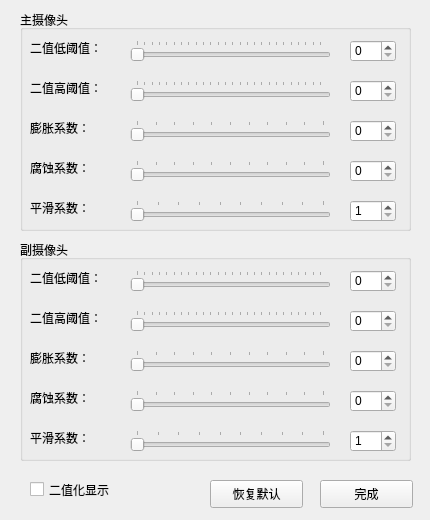
<?xml version="1.0" encoding="UTF-8"?>
<ui version="4.0">
 <class>preWindow</class>
 <widget class="QMainWindow" name="preWindow">
  <property name="geometry">
   <rect>
    <x>0</x>
    <y>0</y>
    <width>430</width>
    <height>520</height>
   </rect>
  </property>
  <property name="windowTitle">
   <string>预处理窗口</string>
  </property>
  <widget class="QWidget" name="centralwidget">
   <widget class="QCheckBox" name="binary_checkBox">
    <property name="geometry">
     <rect>
      <x>30</x>
      <y>480</y>
      <width>111</width>
      <height>19</height>
     </rect>
    </property>
    <property name="text">
     <string>二值化显示</string>
    </property>
   </widget>
   <widget class="QPushButton" name="ok_Button">
    <property name="geometry">
     <rect>
      <x>320</x>
      <y>480</y>
      <width>93</width>
      <height>28</height>
     </rect>
    </property>
    <property name="text">
     <string>完成</string>
    </property>
   </widget>
   <widget class="QGroupBox" name="groupBox">
    <property name="geometry">
     <rect>
      <x>20</x>
      <y>10</y>
      <width>391</width>
      <height>221</height>
     </rect>
    </property>
    <property name="title">
     <string>主摄像头</string>
    </property>
    <widget class="QSpinBox" name="dilate_spinBox">
     <property name="geometry">
      <rect>
       <x>330</x>
       <y>110</y>
       <width>46</width>
       <height>22</height>
      </rect>
     </property>
     <property name="maximum">
      <number>10</number>
     </property>
    </widget>
    <widget class="QLabel" name="label_5">
     <property name="geometry">
      <rect>
       <x>10</x>
       <y>190</y>
       <width>81</width>
       <height>16</height>
      </rect>
     </property>
     <property name="text">
      <string>平滑系数：</string>
     </property>
    </widget>
    <widget class="QSpinBox" name="highTh_spinBox">
     <property name="geometry">
      <rect>
       <x>330</x>
       <y>70</y>
       <width>46</width>
       <height>22</height>
      </rect>
     </property>
     <property name="maximum">
      <number>254</number>
     </property>
    </widget>
    <widget class="QSpinBox" name="erode_spinBox">
     <property name="geometry">
      <rect>
       <x>330</x>
       <y>150</y>
       <width>46</width>
       <height>22</height>
      </rect>
     </property>
     <property name="maximum">
      <number>10</number>
     </property>
    </widget>
    <widget class="QSlider" name="dilate_horizontalSlider">
     <property name="geometry">
      <rect>
       <x>110</x>
       <y>110</y>
       <width>201</width>
       <height>22</height>
      </rect>
     </property>
     <property name="maximum">
      <number>10</number>
     </property>
     <property name="orientation">
      <enum>Qt::Horizontal</enum>
     </property>
     <property name="invertedAppearance">
      <bool>false</bool>
     </property>
     <property name="invertedControls">
      <bool>false</bool>
     </property>
     <property name="tickPosition">
      <enum>QSlider::TicksAbove</enum>
     </property>
    </widget>
    <widget class="QSlider" name="erode_horizontalSlider">
     <property name="geometry">
      <rect>
       <x>110</x>
       <y>150</y>
       <width>201</width>
       <height>22</height>
      </rect>
     </property>
     <property name="maximum">
      <number>10</number>
     </property>
     <property name="orientation">
      <enum>Qt::Horizontal</enum>
     </property>
     <property name="invertedAppearance">
      <bool>false</bool>
     </property>
     <property name="invertedControls">
      <bool>false</bool>
     </property>
     <property name="tickPosition">
      <enum>QSlider::TicksAbove</enum>
     </property>
    </widget>
    <widget class="QSlider" name="highTh_horizontalSlider">
     <property name="geometry">
      <rect>
       <x>110</x>
       <y>70</y>
       <width>201</width>
       <height>22</height>
      </rect>
     </property>
     <property name="maximum">
      <number>254</number>
     </property>
     <property name="orientation">
      <enum>Qt::Horizontal</enum>
     </property>
     <property name="invertedAppearance">
      <bool>false</bool>
     </property>
     <property name="invertedControls">
      <bool>false</bool>
     </property>
     <property name="tickPosition">
      <enum>QSlider::TicksAbove</enum>
     </property>
    </widget>
    <widget class="QLabel" name="label_2">
     <property name="geometry">
      <rect>
       <x>10</x>
       <y>70</y>
       <width>91</width>
       <height>16</height>
      </rect>
     </property>
     <property name="text">
      <string>二值高阈值：</string>
     </property>
    </widget>
    <widget class="QLabel" name="label_4">
     <property name="geometry">
      <rect>
       <x>10</x>
       <y>150</y>
       <width>81</width>
       <height>16</height>
      </rect>
     </property>
     <property name="text">
      <string>腐蚀系数：</string>
     </property>
    </widget>
    <widget class="QSpinBox" name="blur_spinBox">
     <property name="geometry">
      <rect>
       <x>330</x>
       <y>190</y>
       <width>46</width>
       <height>22</height>
      </rect>
     </property>
     <property name="minimum">
      <number>1</number>
     </property>
     <property name="maximum">
      <number>10</number>
     </property>
    </widget>
    <widget class="QLabel" name="label_3">
     <property name="geometry">
      <rect>
       <x>10</x>
       <y>110</y>
       <width>81</width>
       <height>16</height>
      </rect>
     </property>
     <property name="text">
      <string>膨胀系数：</string>
     </property>
    </widget>
    <widget class="QSlider" name="lowTh_horizontalSlider">
     <property name="geometry">
      <rect>
       <x>110</x>
       <y>30</y>
       <width>201</width>
       <height>22</height>
      </rect>
     </property>
     <property name="maximum">
      <number>254</number>
     </property>
     <property name="orientation">
      <enum>Qt::Horizontal</enum>
     </property>
     <property name="invertedAppearance">
      <bool>false</bool>
     </property>
     <property name="invertedControls">
      <bool>false</bool>
     </property>
     <property name="tickPosition">
      <enum>QSlider::TicksAbove</enum>
     </property>
    </widget>
    <widget class="QSlider" name="blur_horizontalSlider">
     <property name="geometry">
      <rect>
       <x>110</x>
       <y>190</y>
       <width>201</width>
       <height>22</height>
      </rect>
     </property>
     <property name="minimum">
      <number>1</number>
     </property>
     <property name="maximum">
      <number>10</number>
     </property>
     <property name="pageStep">
      <number>1</number>
     </property>
     <property name="orientation">
      <enum>Qt::Horizontal</enum>
     </property>
     <property name="invertedAppearance">
      <bool>false</bool>
     </property>
     <property name="invertedControls">
      <bool>false</bool>
     </property>
     <property name="tickPosition">
      <enum>QSlider::TicksAbove</enum>
     </property>
    </widget>
    <widget class="QLabel" name="label">
     <property name="geometry">
      <rect>
       <x>10</x>
       <y>30</y>
       <width>91</width>
       <height>16</height>
      </rect>
     </property>
     <property name="text">
      <string>二值低阈值：</string>
     </property>
    </widget>
    <widget class="QSpinBox" name="lowTh_spinBox">
     <property name="geometry">
      <rect>
       <x>330</x>
       <y>30</y>
       <width>46</width>
       <height>22</height>
      </rect>
     </property>
     <property name="maximum">
      <number>254</number>
     </property>
    </widget>
   </widget>
   <widget class="QGroupBox" name="groupBox_2">
    <property name="geometry">
     <rect>
      <x>20</x>
      <y>240</y>
      <width>391</width>
      <height>221</height>
     </rect>
    </property>
    <property name="title">
     <string>副摄像头</string>
    </property>
    <widget class="QSpinBox" name="dilate_spinBox_2">
     <property name="geometry">
      <rect>
       <x>330</x>
       <y>110</y>
       <width>46</width>
       <height>22</height>
      </rect>
     </property>
     <property name="maximum">
      <number>10</number>
     </property>
    </widget>
    <widget class="QLabel" name="label_6">
     <property name="geometry">
      <rect>
       <x>10</x>
       <y>190</y>
       <width>81</width>
       <height>16</height>
      </rect>
     </property>
     <property name="text">
      <string>平滑系数：</string>
     </property>
    </widget>
    <widget class="QSpinBox" name="highTh_spinBox_2">
     <property name="geometry">
      <rect>
       <x>330</x>
       <y>70</y>
       <width>46</width>
       <height>22</height>
      </rect>
     </property>
     <property name="maximum">
      <number>254</number>
     </property>
    </widget>
    <widget class="QSpinBox" name="erode_spinBox_2">
     <property name="geometry">
      <rect>
       <x>330</x>
       <y>150</y>
       <width>46</width>
       <height>22</height>
      </rect>
     </property>
     <property name="maximum">
      <number>10</number>
     </property>
    </widget>
    <widget class="QSlider" name="dilate_horizontalSlider_2">
     <property name="geometry">
      <rect>
       <x>110</x>
       <y>110</y>
       <width>201</width>
       <height>22</height>
      </rect>
     </property>
     <property name="maximum">
      <number>10</number>
     </property>
     <property name="orientation">
      <enum>Qt::Horizontal</enum>
     </property>
     <property name="invertedAppearance">
      <bool>false</bool>
     </property>
     <property name="invertedControls">
      <bool>false</bool>
     </property>
     <property name="tickPosition">
      <enum>QSlider::TicksAbove</enum>
     </property>
    </widget>
    <widget class="QSlider" name="erode_horizontalSlider_2">
     <property name="geometry">
      <rect>
       <x>110</x>
       <y>150</y>
       <width>201</width>
       <height>22</height>
      </rect>
     </property>
     <property name="maximum">
      <number>10</number>
     </property>
     <property name="orientation">
      <enum>Qt::Horizontal</enum>
     </property>
     <property name="invertedAppearance">
      <bool>false</bool>
     </property>
     <property name="invertedControls">
      <bool>false</bool>
     </property>
     <property name="tickPosition">
      <enum>QSlider::TicksAbove</enum>
     </property>
    </widget>
    <widget class="QSlider" name="highTh_horizontalSlider_2">
     <property name="geometry">
      <rect>
       <x>110</x>
       <y>70</y>
       <width>201</width>
       <height>22</height>
      </rect>
     </property>
     <property name="maximum">
      <number>254</number>
     </property>
     <property name="orientation">
      <enum>Qt::Horizontal</enum>
     </property>
     <property name="invertedAppearance">
      <bool>false</bool>
     </property>
     <property name="invertedControls">
      <bool>false</bool>
     </property>
     <property name="tickPosition">
      <enum>QSlider::TicksAbove</enum>
     </property>
    </widget>
    <widget class="QLabel" name="label_7">
     <property name="geometry">
      <rect>
       <x>10</x>
       <y>70</y>
       <width>91</width>
       <height>16</height>
      </rect>
     </property>
     <property name="text">
      <string>二值高阈值：</string>
     </property>
    </widget>
    <widget class="QLabel" name="label_8">
     <property name="geometry">
      <rect>
       <x>10</x>
       <y>150</y>
       <width>81</width>
       <height>16</height>
      </rect>
     </property>
     <property name="text">
      <string>腐蚀系数：</string>
     </property>
    </widget>
    <widget class="QSpinBox" name="blur_spinBox_2">
     <property name="geometry">
      <rect>
       <x>330</x>
       <y>190</y>
       <width>46</width>
       <height>22</height>
      </rect>
     </property>
     <property name="minimum">
      <number>1</number>
     </property>
     <property name="maximum">
      <number>10</number>
     </property>
    </widget>
    <widget class="QLabel" name="label_9">
     <property name="geometry">
      <rect>
       <x>10</x>
       <y>110</y>
       <width>81</width>
       <height>16</height>
      </rect>
     </property>
     <property name="text">
      <string>膨胀系数：</string>
     </property>
    </widget>
    <widget class="QSlider" name="lowTh_horizontalSlider_2">
     <property name="geometry">
      <rect>
       <x>110</x>
       <y>30</y>
       <width>201</width>
       <height>22</height>
      </rect>
     </property>
     <property name="maximum">
      <number>254</number>
     </property>
     <property name="orientation">
      <enum>Qt::Horizontal</enum>
     </property>
     <property name="invertedAppearance">
      <bool>false</bool>
     </property>
     <property name="invertedControls">
      <bool>false</bool>
     </property>
     <property name="tickPosition">
      <enum>QSlider::TicksAbove</enum>
     </property>
    </widget>
    <widget class="QSlider" name="blur_horizontalSlider_2">
     <property name="geometry">
      <rect>
       <x>110</x>
       <y>190</y>
       <width>201</width>
       <height>22</height>
      </rect>
     </property>
     <property name="minimum">
      <number>1</number>
     </property>
     <property name="maximum">
      <number>10</number>
     </property>
     <property name="pageStep">
      <number>1</number>
     </property>
     <property name="orientation">
      <enum>Qt::Horizontal</enum>
     </property>
     <property name="invertedAppearance">
      <bool>false</bool>
     </property>
     <property name="invertedControls">
      <bool>false</bool>
     </property>
     <property name="tickPosition">
      <enum>QSlider::TicksAbove</enum>
     </property>
    </widget>
    <widget class="QLabel" name="label_10">
     <property name="geometry">
      <rect>
       <x>10</x>
       <y>30</y>
       <width>91</width>
       <height>16</height>
      </rect>
     </property>
     <property name="text">
      <string>二值低阈值：</string>
     </property>
    </widget>
    <widget class="QSpinBox" name="lowTh_spinBox_2">
     <property name="geometry">
      <rect>
       <x>330</x>
       <y>30</y>
       <width>46</width>
       <height>22</height>
      </rect>
     </property>
     <property name="maximum">
      <number>254</number>
     </property>
    </widget>
   </widget>
   <widget class="QPushButton" name="default_Button">
    <property name="geometry">
     <rect>
      <x>210</x>
      <y>480</y>
      <width>93</width>
      <height>28</height>
     </rect>
    </property>
    <property name="text">
     <string>恢复默认</string>
    </property>
   </widget>
  </widget>
 </widget>
 <resources/>
 <connections/>
</ui>
